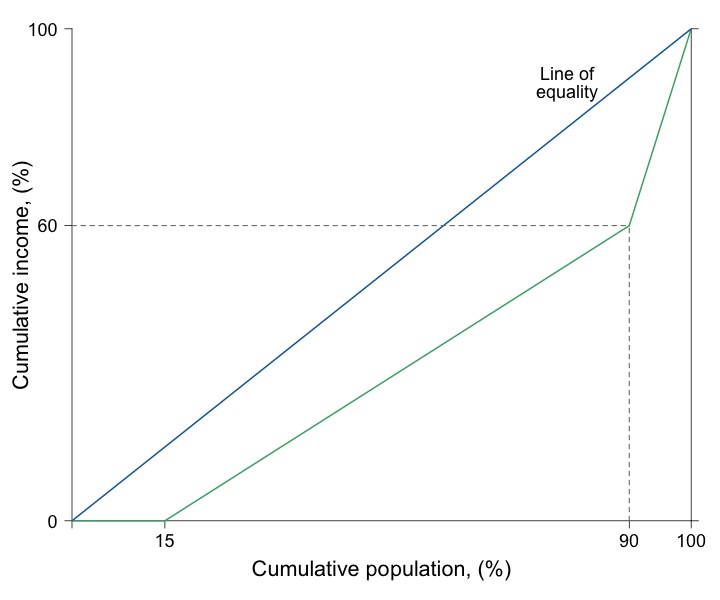

Here is the R script that generated this plot:
# Graph Designer: Scott Cohn + Simon Halliday

library(shape)
library(pBrackets)
#pdf(file = "capitalism/lorenz_wage_quiz.pdf", width = 10, height = 8)
jpeg(file = "capitalism/lorenz_wage_quiz.jpg", width = 6*120, height = 5*120)


#Set parameters for graphics
pointsize <- 1.8
axislabelsize <- 1.8
labelsize <- 1.5
namesize <- 1.8
annotatesize <- 1.5
graphlinewidth <- 2
segmentlinewidth <- 1.5


COL <- c("#7fc97f", "#beaed4", "#fdc086", "#ffff99", "#386cb0", "#f0027f", "#bf5b17", "#666666")
COLA <- c("#e0f3db", "#99d8c9","#66c2a4","#41ae76", "#238b45", "#005824")
COLB <- c("#c6dbef", "#4eb3d3", "#2b8cbe", "#0868ac","#084081")
COLC <- c("#fcfbfd", "#efedf5", "#dadaeb", "#bcbddc", "#9e9ac8", "#807dba", "#6a51a3", "#54278f", "#3f007d")
grays <- gray.colors(25, start = 1, end = 0, alpha = 1)

#Edited the margins to cater for the larger LHS labels
par(mar =  c(5.5, 5, 2, 2))


#Add limits on axes and levels of utility for each indifference curve
ylims <- c(0, 1)
xlims <- c(0, 1)

npts <- 501 
x <- seq(xlims[1], xlims[2], length.out = npts)
y <- seq(ylims[1], ylims[2], length.out = npts) 

plot(0, 0, xlim = xlims, ylim = ylims, type = "n",
     xlab = expression(paste("")),
     ylab = expression(paste("")), 
     xaxt = "n", 
     yaxt = "n", 
     cex.lab = axislabelsize, 
     bty = "n", 
     xaxs = "i", 
     yaxs = "i"
)

#Calculate the Gini
#Area B:
#((0.5*(0.15*0.5)) + 0.15*0.5 + 0.5*(0.75*0.5))
#Therefore Area A: 
#0.5 - Area B
#Therefore Gini: 
# (0.5 - ((0.5*(0.15*0.5)) + 0.15*0.5 + 0.5*(0.75*0.5)))/0.5 = 0.15

ticksy <- c(ylims[1], 0.6, ylims[2])
ylabels <- c(0, expression(paste(60)), 100)
ticksx <- c(xlims[1], 0.15, 0.9, xlims[2])
xlabels <- c(NA, 15, 90,  100)
ticksy2 <- c(0,1)

axis(1,at = ticksx,  pos = 0, labels = xlabels, cex.axis = labelsize)
axis(2,at = ticksy,  pos = 0, labels = ylabels, las = 1, cex.axis = labelsize)
axis(4,at = ticksy2,  pos = 1, labels = NA, las = 1, cex.axis = labelsize)

npts <- 500 
xx1 <- seq(xlims[1], xlims[2], length.out = npts)
xx2 <- seq(0, xlims[2], length.out = npts)
xx3 <- seq(xlims[1], 0, length.out = npts)
xx4 <- seq(-11, 0, length.out = npts)

#Axis labels and draw linear utility function
#mtext(expression(paste("Cumulative population proportion, ", F(n))), side = 1, line = 2.5, cex = axislabelsize)
text(-0.08, 0.5*ylims[2], expression(paste("Cumulative income, (%)")), xpd = TRUE, cex = axislabelsize, srt = 90) 
text(0.5*xlims[2], -0.1, expression(paste("Cumulative population, (%)")), xpd = TRUE, cex = axislabelsize) 

# text(0.18, 0.7, expression(paste("Reduced")), cex = labelsize)
# text(0.18, 0.66, expression(paste("wage share")), cex = labelsize)
# Arrows(0.1, 0.74, 0.1, 0.62, col = "black", lty = 1, lwd = 1, arr.type = "triangle", arr.lwd = 0.5, code = 2)



#Shaded Areas A and B
#Area A
# xpoly1 <- c(0.04, 0.12, .3217)
# ypoly1 <- c(0, 0, 0.1966)
# polygon(x = xpoly1,
#         y = ypoly1,
#         col = COL[4], density = NULL, border = NA)
# 
# xpoly1 <- c(.3217, 0.9, 1, 0.9)
# ypoly1 <- c(0.1966, 0.6, 1, 0.76)
# polygon(x = xpoly1,
#         y = ypoly1,
#         col = COLA[1], density = NULL, border = NA)


# Lorenz curve
segments(0, 0, 0.15, 0, lty = 1, col = COLA[4], lwd = graphlinewidth, xpd = TRUE)
segments(0.15, 0, 0.9, 0.6, lty = 1, col = COLA[4], lwd = graphlinewidth)
segments(0.9, 0.6, 1, 1, lty = 1, col = COLA[4], lwd = graphlinewidth)

# segments(0, 0, 0.04, 0, lty = 1, col = COL[7], lwd = graphlinewidth)
# segments(0.04, 0, 0.9, 0.6, lty = 1, col = COL[7], lwd = graphlinewidth)
# segments(0.9, 0.6, 1, 1, lty = 1, col = COL[7], lwd = graphlinewidth)

#text(0.76, 0.46, expression(paste("New")), cex = labelsize)
#text(0.76, 0.43, expression(paste("Lorenz")), cex = labelsize)
#text(0.76, 0.395, expression(paste("curve")), cex = labelsize)

#text(0.85, 0.65, expression(paste("Old Lorenz")), cex = labelsize)
#text(0.85, 0.61, expression(paste("Curve")), cex = labelsize)

#text(0.85, 0.68, expression(paste("Old")), cex = labelsize)
#text(0.85, 0.65, expression(paste("Lorenz")), cex = labelsize)
#text(0.85, 0.62, expression(paste("curve")), cex = labelsize)






#Line of equality
segments(0, 0, 1, 1, lty = 1, col = COLB[4], lwd = graphlinewidth)
text(0.8, 0.91, expression(paste("Line of")), cex = labelsize)
text(0.8, 0.87, expression(paste("equality")), cex = labelsize)

segments(0.9, 0, 0.9, 0.6, lty = 2, col = grays[20], lwd = segmentlinewidth)
segments(0, 0.6, 0.9, 0.6, lty = 2, col = grays[20], lwd = segmentlinewidth)

# segments(0.9, 0, 0.9, 0.76, lty = 2, col = grays[20], lwd = segmentlinewidth)
# segments(0, 0.76, 0.9, 0.76, lty = 2, col = grays[20], lwd = segmentlinewidth)


#Label areas A and B
#text(0.6, 0.5, expression(paste(A)), cex = labelsize)

# text(0.6, 0.2, expression(paste(B[1])), cex = labelsize)
#text(0.6, 0.2, expression(paste(B[1])), cex = labelsize)
#text(0.95, 0.2, expression(paste(B[2])), cex = labelsize)
#text(0.95, 0.7, expression(paste(B[3])), cex = labelsize)


# text(0.9, 0.7, expression(paste(B[3])), cex = labelsize)

#Label and provide Gini value
#Bottom of frame
#segments(0.08, 0.75, 0.32, 0.75, lty = 1, col = "black" , lwd = 1)
#Top of frame
#segments(0.08, 0.85, 0.32, 0.85, lty = 1, col = "black" , lwd = 1)
#Left of frame
#segments(0.08, 0.75, 0.08, 0.85, lty = 1, col = "black" , lwd = 1)
#Right of frame
#segments(0.32, 0.75, 0.32, 0.85, lty = 1, col = "black" , lwd = 1)
#Gini equation
#text(0.2, 0.8, expression(paste(Gini == frac(A, A + B), phantom() == 0.36 )), cex = labelsize)

#brackets(x1 = 0.12, y1 = -0.07, x2 = 0.04, y2 = -0.07,  
#         ticks = 0.5, curvature = 0.5, type = 1, 
#         col = "black", lwd = 2, lty = 1, xpd = TRUE)
# Arrows(0.115, -0.02, 0.055, -0.02, col = "black", lty = 1, lwd = 1, arr.type = "triangle", arr.lwd = 0.5, code = 2, xpd = TRUE)
# text(0.08, -0.08, expression(paste("Reduced")), xpd = TRUE,  cex = labelsize)
# text(0.08, -0.12, expression(paste("unemployment")), xpd = TRUE,  cex = labelsize)


# Arrows(0.75, 0.383, 0.75, 0.5, col = "black", lty = 1, lwd = 1, arr.type = "triangle", arr.lwd = 0.5, code = 2, xpd = TRUE)
# text(0.75, 0.35, expression(paste("Increased inequality")), xpd = TRUE,  cex = labelsize)
# text(0.75, 0.32, expression(paste("due to less")), xpd = TRUE,  cex = labelsize)
# text(0.75, 0.285, expression(paste("competition")), xpd = TRUE,  cex = labelsize)
# 

# Arrows(0.15, 0.05, 0.16, 0.05, col = "black", lty = 1, lwd = 1, arr.type = "triangle", arr.lwd = 0.5, code = 2, xpd = TRUE)
# text(0.37, 0.083, expression(paste("Reduced inequality")), xpd = TRUE,  cex = labelsize)
# text(0.37, 0.055, expression(paste("due to less")), xpd = TRUE,  cex = labelsize)
# text(0.37, 0.021, expression(paste("unemployment")), xpd = TRUE,  cex = labelsize)

dev.off()
